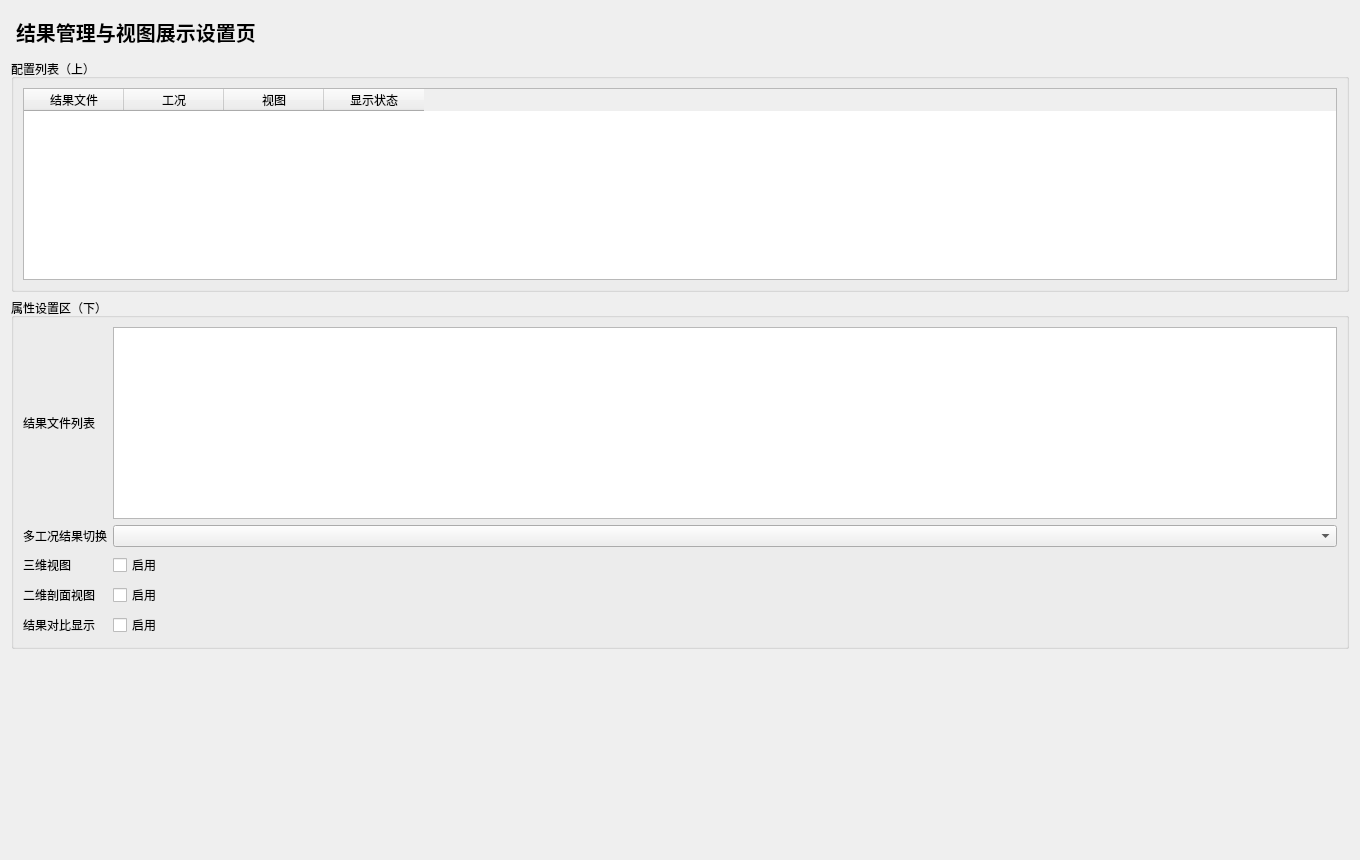
<?xml version="1.0" encoding="UTF-8"?>
<ui version="4.0">
 <class>VisualizationManageViewPage</class>
 <widget class="QWidget" name="VisualizationManageViewPage">
  <property name="geometry"><rect><x>0</x><y>0</y><width>1360</width><height>860</height></rect></property>
  <layout class="QVBoxLayout" name="rootLayout">
   <item><widget class="QLabel" name="titleLabel"><property name="styleSheet"><string notr="true">font-size:20px;font-weight:700;padding:6px 0;</string></property><property name="text"><string>结果管理与视图展示设置页</string></property></widget></item>
   <item>
    <widget class="QGroupBox" name="listGroup"><property name="title"><string>配置列表（上）</string></property>
     <layout class="QVBoxLayout" name="listLayout">
      <item><widget class="QTableWidget" name="configTable">
          <column><property name="text"><string>结果文件</string></property></column>
          <column><property name="text"><string>工况</string></property></column>
          <column><property name="text"><string>视图</string></property></column>
          <column><property name="text"><string>显示状态</string></property></column>
      </widget></item>
     </layout>
    </widget>
   </item>
   <item>
    <widget class="QGroupBox" name="propertyGroup"><property name="title"><string>属性设置区（下）</string></property>
     <layout class="QGridLayout" name="propertyLayout">
            <item row="0" column="0"><widget class="QLabel" name="f1Label"><property name="text"><string>结果文件列表</string></property></widget></item>
            <item row="0" column="1"><widget class="QPlainTextEdit" name="f1Text1"><property name="maximumHeight"><number>70</number></property></widget></item>
            <item row="1" column="0"><widget class="QLabel" name="f2Label"><property name="text"><string>多工况结果切换</string></property></widget></item>
            <item row="1" column="1"><widget class="QComboBox" name="f2Combo2"/></item>
            <item row="2" column="0"><widget class="QLabel" name="f3Label"><property name="text"><string>三维视图</string></property></widget></item>
            <item row="2" column="1"><widget class="QCheckBox" name="f3Check3"><property name="text"><string>启用</string></property></widget></item>
            <item row="3" column="0"><widget class="QLabel" name="f4Label"><property name="text"><string>二维剖面视图</string></property></widget></item>
            <item row="3" column="1"><widget class="QCheckBox" name="f4Check4"><property name="text"><string>启用</string></property></widget></item>
            <item row="4" column="0"><widget class="QLabel" name="f5Label"><property name="text"><string>结果对比显示</string></property></widget></item>
            <item row="4" column="1"><widget class="QCheckBox" name="f5Check5"><property name="text"><string>启用</string></property></widget></item>
     </layout>
    </widget>
   </item>
   <item>
    <spacer name="verticalSpacer">
     <property name="orientation"><enum>Qt::Vertical</enum></property>
     <property name="sizeHint" stdset="0"><size><width>20</width><height>40</height></size></property>
    </spacer>
   </item>
  </layout>
 </widget>
 <resources/>
 <connections/>
</ui>
